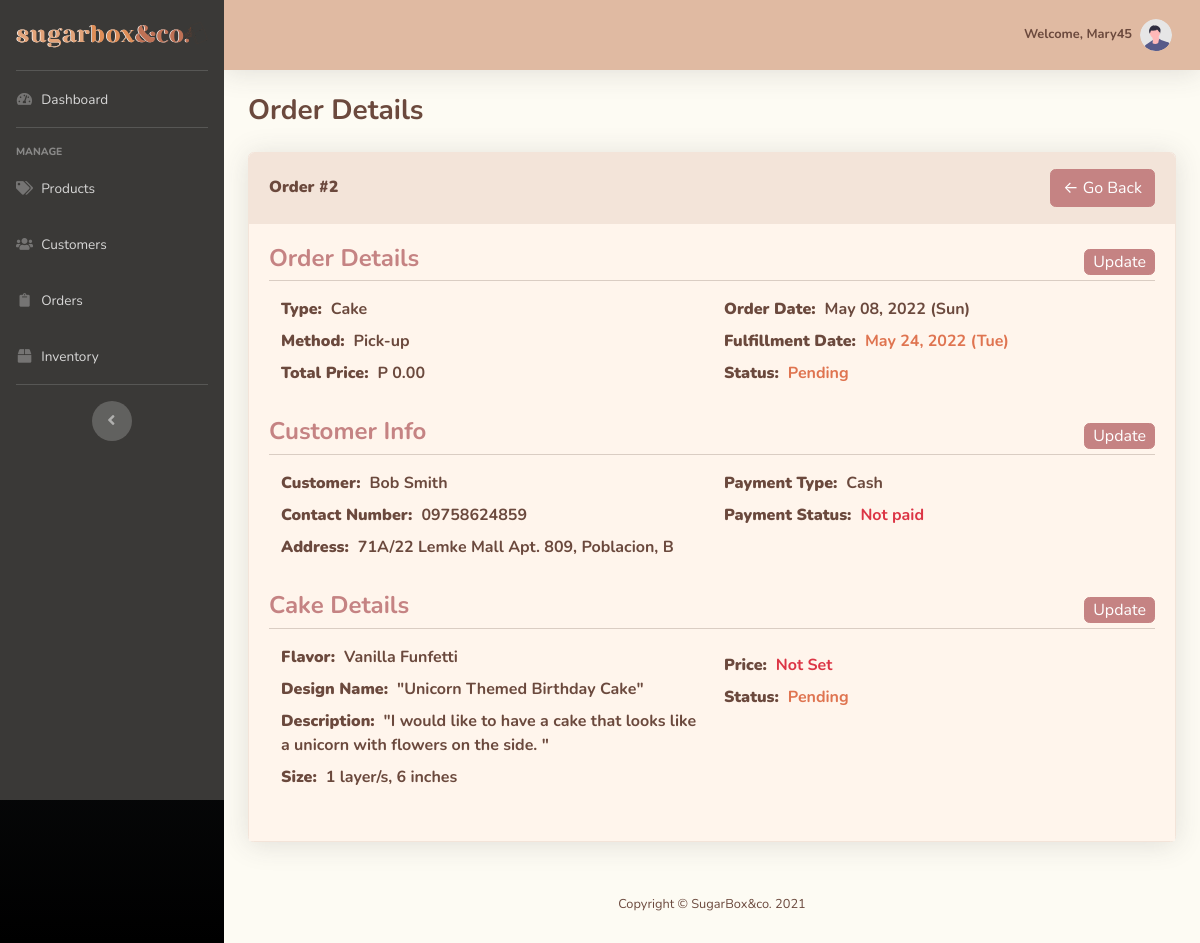
Screenshot of /admin-src/orderDetails.php?order_ID=2 (signed in) with the database file from the repository.
### tables this page shows
CREATE TABLE `orders` (
  `Order_ID` int(11) NOT NULL,
  `Cust_ID` int(11) NOT NULL,
  `Order_Placement_Date` timestamp NOT NULL DEFAULT current_timestamp(),
  `Order_Fullfilment_Date` timestamp NOT NULL,
  `Order_Type` enum('Pick-up','Delivery','','') NOT NULL COMMENT '''Pick-up'', ''Delivery''',
  `Order_Status` enum('Pending','In progress','Ready for pick-up','Delivering','Delivery failed','Claimed','Cancelled') NOT NULL COMMENT '''Pending'',''In progress'',''Ready for pick-up'',''Delivering'',''Delivery failed'',''Claimed'',''Cancelled''',
  `Total_Price` float(15,2) NOT NULL
);

CREATE TABLE `customer` (
  `Cust_ID` int(11) NOT NULL,
  `Cust_FName` varchar(40) NOT NULL,
  `Cust_LName` varchar(40) NOT NULL,
  `Cust_ContactNo` varchar(11) NOT NULL,
  `Cust_Address` varchar(40) NOT NULL
);

CREATE TABLE `payment` (
  `Payment_ID` int(11) NOT NULL,
  `Order_ID` int(11) NOT NULL,
  `Payment_Type` enum('Cash','BDO','BPI','Paypal','GCash') NOT NULL,
  `Payment_Status` enum('0','1','2','') NOT NULL COMMENT '0-Not Paid, 1-Partial (50%), 2-Paid '
);

CREATE TABLE `cake_orders` (
  `Order_ID` int(11) NOT NULL,
  `Cake_ID` int(11) NOT NULL,
  `Cake_Price` float(15,2) DEFAULT NULL,
  `Price_Status` enum('Not Set','Set') NOT NULL COMMENT '''Not Set'', ''Set''',
  `Status` enum('Pending','Accepted','Rejected') NOT NULL COMMENT '''Pending'', ''Accepted'', ''Rejected'''
);

CREATE TABLE `cake` (
  `Cake_ID` int(11) NOT NULL,
  `Flavor_Name` varchar(40) NOT NULL,
  `Design_Name` varchar(40) NOT NULL,
  `Design_Description` varchar(255) NOT NULL,
  `CakeSize_ID` int(11) NOT NULL
);

CREATE TABLE `cake_size` (
  `Size_ID` int(11) NOT NULL,
  `Layer_Count` int(1) NOT NULL,
  `Layer_Size` varchar(40) NOT NULL
);

### admin-src/orderDetails.php (the view, shortened to what this page needs)
<?php
include 'includes/header.php';
include 'includes/sidebar.php';
include 'includes/topbar.php'
?>
<head>
</head>
<div class="container-fluid">
    <div class="d-flex align-items-center justify-content-between mb-4">
        <h1 class="h3 mb-0 text-content"><strong>Order Details</strong></h1>
    </div>
    <div class="card shadow mb-4 border-section">
        <div class="card-header py-3 d-flex flex-row align-items-center justify-content-between bg-section border-section">
            <h6 class="m-0 font-weight-bold text-content"><strong>Order #<?php echo $_GET['order_ID'] ?></strong></h6>
            <a href="orders.php" class="btn btn-subheading">&larr; Go Back</a>
        </div>
        <div class="card-body bg-section2">
        <?php
        if (isset($_GET['order_ID'])) {
            $conn = db_connect();
            $orderID = $_GET['order_ID'];
            $query = "SELECT `orders`.*, `customer`.* FROM `orders`
                        INNER JOIN `customer` ON `orders`.`Cust_ID`=`customer`.`Cust_ID`
                        WHERE `Order_ID`='$orderID'";
            $result = mysqli_query($conn, $query);
            $order = mysqli_fetch_assoc($result);
            $query = "SELECT * FROM `payment` WHERE `Order_ID`='$orderID'";
            $result = mysqli_query($conn, $query);
            $payment = mysqli_fetch_assoc($result);
            $query = "SELECT `order_line`.*, `side_products`.*, `sideproduct_sizes`.* FROM `order_line`
                        INNER JOIN `side_products` ON `order_line`.`Prod_ID`=`side_products`.`SideProd_ID`
                        INNER JOIN `sideproduct_sizes` ON `order_line`.`Size_ID`=`sideproduct_sizes`.`Size_ID`
                        WHERE `Order_ID`='$orderID'";
            $result = mysqli_query($conn, $query);
            $orderType = "Side";
            if (!mysqli_num_rows($result) > 0) {
                $query = "SELECT `cake_orders`.*, `cake`.*, `cake_size`.* FROM `cake_orders`
                            INNER JOIN `cake` ON `cake_orders`.`Cake_ID`=`cake`.`Cake_ID`
                            INNER JOIN `cake_size` ON `cake`.`CakeSize_ID`=`cake_size`.`Size_ID`
                            WHERE `Order_ID`='$orderID'";
                $result = mysqli_query($conn, $query);
                $orderType = "Cake";
            }
            $orderLine = array();
            while ($row = mysqli_fetch_array($result)) {
                $orderLine[] = $row;
            }
        ?>
        <div class="d-flex align-items-center justify-content-between">
            <h4 class="text-subheading font-weight-bold">Order Details</h4>
            <div class="d-flex">
                <input class="btn btn-subheading px-2 py-0" data-toggle="modal" data-target="#editOrderDetails" type="submit" value="Update">
            </div>
        </div>
        <hr class="bg-section mt-0">
        <div class="mb-4 d-flex">
            <div class="col">
                <p class="text-content font-weight-bold mb-2"><strong class="font-weight-bolder">Type:&nbsp;</strong> <?php echo $orderType ?></p>
                <p class="text-content font-weight-bold mb-2"><strong class="font-weight-bolder">Method:&nbsp;</strong> <?php echo $order['Order_Type'] ?></p>
                <p class="text-content font-weight-bold mb-2"><strong class="font-weight-bolder">Total Price:&nbsp;</strong> P <?php echo $order['Total_Price'] ?></p>
            </div>
            <div class="col">
                <p class="text-content font-weight-bold mb-2"><strong class="font-weight-bolder">Order Date:&nbsp;</strong> <?php echo date('F d, Y (D)', strtotime($order['Order_Placement_Date'])) ?></p>
                <p class="text-content font-weight-bold mb-2"><strong class="font-weight-bolder">Fulfillment Date:&nbsp;</strong> <span class="text-titleColor"><?php echo date('F d, Y (D)', strtotime($order['Order_Fullfilment_Date'])) ?></span></p>
                <p class="text-content font-weight-bold mb-2"><strong class="font-weight-bolder">Status:&nbsp;</strong> <span class="<?php
                    switch ($order['Order_Status']) {
                        case 'Pending': echo "text-titleColor"; break;
                    }
                ?>"><?php echo $order['Order_Status'] ?></span></p>
            </div>
        </div>
        <div class="d-flex align-items-center justify-content-between">
            <h4 class="text-subheading font-weight-bold">Customer Info</h4>
            <div class="d-flex">
                <input class="btn btn-subheading px-2 py-0" data-toggle="modal" data-target="#editCustInfo" type="submit" value="Update">
            </div>
        </div>
        <hr class="bg-section mt-0">
        <div class="mb-4 d-flex">
            <div class="col">
                <p class="text-content font-weight-bold mb-2"><strong class="font-weight-bolder">Customer:&nbsp;</strong> <?php echo $order['Cust_FName'] . " " . $order['Cust_LName'] ?></p>
                <p class="text-content font-weight-bold mb-2"><strong class="font-weight-bolder">Contact Number:&nbsp;</strong> <?php echo $order['Cust_ContactNo'] ?></p>
                <p class="text-content font-weight-bold mb-2"><strong class="font-weight-bolder">Address:&nbsp;</strong> <?php echo $order['Cust_Address'] ?></p>
            </div>
            <div class="col">
                <p class="text-content font-weight-bold mb-2"><strong class="font-weight-bolder">Payment Type:&nbsp;</strong> <?php echo $payment['Payment_Type'] ?></p>
                <p class="text-content font-weight-bold mb-2"><strong class="font-weight-bolder">Payment Status:&nbsp;</strong> <span class="<?php
                    switch ($payment['Payment_Status']) {
                        case 0: echo "text-danger"; break;
                    }
                ?>"><?php
                    switch ($payment['Payment_Status']) {
                        case 0: echo "Not paid"; break;
                    }
                ?></span></p>
            </div>
        </div>
        <?php if ($orderType == "Side") { ?>
            <div class="d-flex align-items-center justify-content-between">
                <h4 class="text-subheading font-weight-bold">Items</h4>
            </div>
            <hr class="bg-section mt-0">
            <div class="mb-4">
                <div class="col">
                    <ol class="pl-3 d-flex flex-wrap">
                    <?php foreach ($orderLine as $item) { ?>
                        <li class="col-2 text-content font-weight-bold mb-4"><strong class="font-weight-bolder"><?php echo $item['SideProd_Name'] ?></strong>
                        <img class="card-img mt-2" style="width:150px;height:155px;object-fit:cover" src="../assets/<?php echo $item['SideProd_Image'] ?>" alt="<?php echo $item['SideProd_Name'] ?>">
                        <p class="text-content font-weight-bold my-2"><strong class="font-weight-bolder">Size:&nbsp;</strong> <?php echo $item['Size_Description'] ?></p>
                        <p class="text-content font-weight-bold mb-2"><strong class="font-weight-bolder">Quantity:&nbsp;</strong> <?php echo $item['Order_Quantity'] ?></p>
                        <p class="text-content font-weight-bold mb-2"><strong class="font-weight-bolder">Line Price:&nbsp;</strong> P <?php echo $item['Line_Price'] ?></p>
                    <?php } ?>
                    </ol>
                </div>
            </div>
        <?php } else if ($orderType == "Cake") { ?>
            <div class="d-flex align-items-center justify-content-between">
                <h4 class="text-subheading font-weight-bold">Cake Details</h4>
                <div class="d-flex">
                    <input class="btn btn-subheading px-2 py-0" data-toggle="modal" data-target="#editCakeDetails" type="submit" value="Update">
                </div>
            </div>
            <hr class="bg-section mt-0">
            <div class="mb-4 d-flex">
                <div class="col">
                    <p class="text-content font-weight-bold mb-2"><strong class="font-weight-bolder">Flavor:&nbsp;</strong> <?php echo $orderLine[0]['Flavor_Name'] ?></p>
                    <p class="text-content font-weight-bold mb-2"><strong class="font-weight-bolder">Design Name:&nbsp;</strong> "<?php echo $orderLine[0]['Design_Name'] ?>"</p>
                    <p class="text-content font-weight-bold mb-2"><strong class="font-weight-bolder">Description:&nbsp;</strong> "<?php echo $orderLine[0]['Design_Description'] ?>"</p>
                    <p class="text-content font-weight-bold mb-2"><strong class="font-weight-bolder">Size:&nbsp;</strong> <?php echo $orderLine[0]['Layer_Count'] . " layer/s, " . $orderLine[0]['Layer_Size'] ?></p>
                </div>
                <div class="col">
                    <p class="text-content font-weight-bold my-2"><strong class="font-weight-bolder">Price:&nbsp;</strong> <span class="<?php
                        switch ($orderLine[0]['Price_Status']) {
                            case 'Not Set': echo 'text-danger'; break;
                        }
                    ?>"><?php echo $orderLine[0]['Price_Status'] ?><?php if ($orderLine[0]['Cake_Price']) echo ' – P ' . $orderLine[0]['Cake_Price'] ?></span></p>
                    <p class="text-content font-weight-bold mb-2"><strong class="font-weight-bolder">Status:&nbsp;</strong> <span class="<?php
                        switch ($orderLine[0]['Status']) {
                            case 'Pending': echo 'text-titleColor'; break;
                        }
                    ?>"><?php echo $orderLine[0]['Status'] ?></span></p>
                </div>
            </div>
        <?php }
        } ?>
        </div>
    </div>
</div>
<?php
include 'includes/footer.php';
include 'includes/scripts.php'
?>

### admin-src/includes/header.php (style rules this page uses)
html, body { color: #6B493D; }

### rows the page displays
orders: Order_Type "Pick-up", Total_Price "0.00", Order_Placement_Date "May 08, 2022 (Sun)", Order_Fullfilment_Date "May 24, 2022 (Tue)", Order_Status "Pending", Cust_ID.Cust_FName "Bob", Cust_ID.Cust_LName "Smith", Cust_ID.Cust_ContactNo "09758624859", Cust_ID.Cust_Address "71A/22 Lemke Mall Apt. 809, Poblacion, B"
payment: Payment_Type "Cash"
cake_orders: Cake_ID.Flavor_Name "Vanilla Funfetti", Cake_ID.Design_Name "Unicorn Themed Birthday Cake", Cake_ID.Design_Description "I would like to have a cake that looks like a unicorn with flowers on the side.", cake_size.Layer_Count "1", cake_size.Layer_Size "6 inches", Price_Status "Not Set", Status "Pending"

### other values shown
$_SESSION['user']['accUsername'] "Mary45"
$_GET['order_ID'] "2"
$orderType "Cake"
